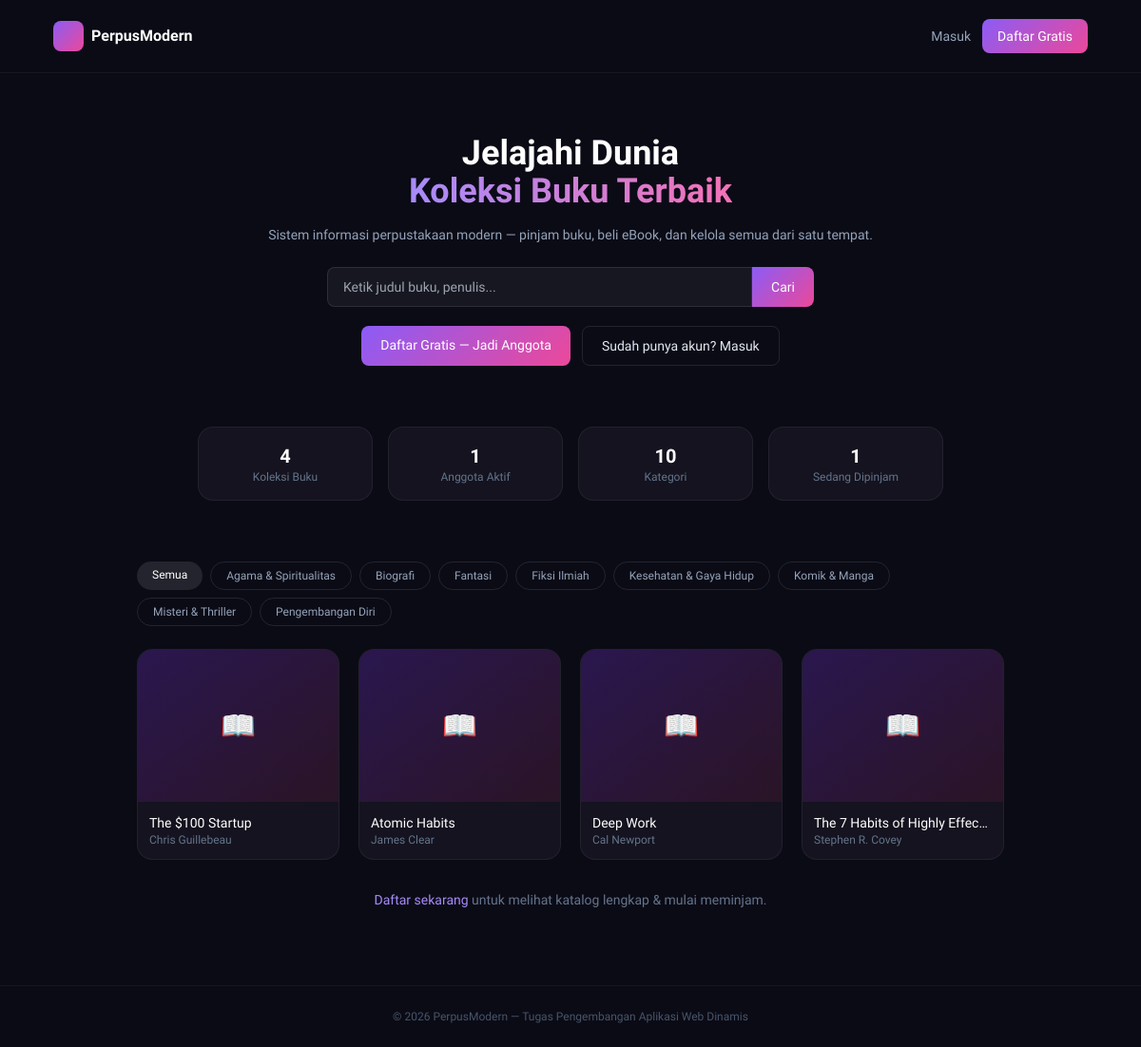
The page / on the database its author committed.
### tables this page shows
CREATE TABLE buku (
    id INT AUTO_INCREMENT PRIMARY KEY,
    judul VARCHAR(200) NOT NULL,
    penulis VARCHAR(150) NOT NULL,
    kategori_id INT NULL,
    deskripsi TEXT NULL,
    cover VARCHAR(255) NULL,
    stok INT NOT NULL DEFAULT 0,
    ebook_price INT NOT NULL DEFAULT 0,
    ebook_file VARCHAR(255) NULL,
    created_at DATETIME DEFAULT CURRENT_TIMESTAMP,
    FOREIGN KEY (kategori_id) REFERENCES kategori(id) ON DELETE SET NULL
);

CREATE TABLE kategori (
    id INT AUTO_INCREMENT PRIMARY KEY,
    nama VARCHAR(100) NOT NULL,
    slug VARCHAR(120) NOT NULL UNIQUE,
    created_at DATETIME DEFAULT CURRENT_TIMESTAMP
);

### app/Controllers/HomeController.php (called while the page is built, shortened)
<?php
class HomeController extends Controller
{
    public function index(): void
    {
        $bukuModel = new Buku();
        $kategoriModel = new Kategori();
        $userModel = new User();
        $peminjamanModel = new Peminjaman();
        $this->view('home/index', [
            'buku'          => $bukuModel->allWithKategori(),
            'kategori'      => $kategoriModel->all(),
            'totalBuku'     => $bukuModel->count(),
            'totalAnggota'  => $userModel->countMembers(),
            'totalKategori' => $kategoriModel->count(),
            'sedangDipinjam' => $peminjamanModel->countByStatus('dipinjam'),
        ], null);
    }
}

### public/index.php (called while the page is built, shortened)
<?php
require dirname(__DIR__) . '/app/Core/autoload.php';
require dirname(__DIR__) . '/app/Core/helpers.php';
$router = new Router();
$router->dispatch($_SERVER['REQUEST_URI'], $_SERVER['REQUEST_METHOD']);

### app/Core/helpers.php (called while the page is built, shortened)
<?php
function url(string $path = ''): string
{
    $path = '/' . ltrim($path, '/');
    return APP_URL . $path;
}
function asset(string $path = ''): string
{
    return url('/assets/' . ltrim($path, '/'));
}
function e(?string $value): string
{
    return htmlspecialchars($value ?? '', ENT_QUOTES, 'UTF-8');
}

### app/Core/Model.php (called while the page is built, shortened)
<?php
abstract class Model
{
    protected PDO $db;
    protected string $table;
    public function __construct()
    {
        $this->db = Database::connect();
    }
    public function all(string $orderBy = 'id DESC'): array
    {
        try {
            $stmt = $this->db->query("SELECT * FROM {$this->table} ORDER BY {$orderBy}");
            return $stmt->fetchAll();
        } catch (PDOException $e) {
            error_log($e->getMessage());
            return [];
        }
    }
}

### app/Core/autoload.php (called while the page is built, shortened)
<?php
spl_autoload_register(function (string $class) {
    $prefix = 'App\\';
    $relative = substr($class, strlen($prefix));
    $file = BASE_PATH . '/app/' . str_replace('\\', '/', $relative) . '.php';
});

### app/Core/Database.php (called while the page is built, shortened)
<?php
class Database
{
    private static ?PDO $instance = null;
    public static function connect(): PDO
    {
        if (self::$instance !== null) {
            return self::$instance;
        }
        try {
            if (DB_DRIVER === 'sqlite') {
                $dsn = 'sqlite:' . DB_SQLITE_PATH;
                self::$instance = new PDO($dsn);
                self::$instance->exec('PRAGMA foreign_keys = ON');
            } else {
                $dsn = 'mysql:host=' . DB_HOST . ';port=' . DB_PORT . ';dbname=' . DB_NAME . ';charset=utf8mb4';
                self::$instance = new PDO($dsn, DB_USER, DB_PASS);
            }
            self::$instance->setAttribute(PDO::ATTR_ERRMODE, PDO::ERRMODE_EXCEPTION);
            self::$instance->setAttribute(PDO::ATTR_DEFAULT_FETCH_MODE, PDO::FETCH_ASSOC);
            self::$instance->setAttribute(PDO::ATTR_EMULATE_PREPARES, false);
            return self::$instance;
        } catch (PDOException $e) {
            error_log('DB Connection Error: ' . $e->getMessage());
            http_response_code(500);
            die('Terjadi kesalahan pada server. Silakan hubungi administrator.');
        }
    }
}

### app/Models/Buku.php (called while the page is built, shortened)
<?php
class Buku extends Model
{
    public function allWithKategori(?string $keyword = null, ?int $kategoriId = null): array
    {
        try {
            $sql = "SELECT buku.*, kategori.nama AS kategori_nama
                    FROM buku
                    LEFT JOIN kategori ON kategori.id = buku.kategori_id
                    WHERE 1=1";
            $params = [];
            $sql .= " ORDER BY buku.created_at DESC";
            $stmt = $this->db->prepare($sql);
            $stmt->execute($params);
            return $stmt->fetchAll();
        } catch (PDOException $e) {
            error_log($e->getMessage());
            return [];
        }
    }
}

### app/Models/Kategori.php (called while the page is built, shortened)
<?php
class Kategori extends Model
{
    public function all(string $orderBy = 'nama ASC'): array
    {
        return parent::all($orderBy);
    }
}

### app/Views/home/index.php (the view, shortened to what this page needs)
<!DOCTYPE html>
<html lang="id">
<head>
<script src="https://cdn.tailwindcss.com"></script>
<link rel="stylesheet" href="<?= asset('css/app.css') ?>">
</head>
<body class="bg-[#0b0b16] text-slate-200 min-h-screen">
<header class="flex items-center justify-between px-6 md:px-14 py-5 border-b border-white/5">
    <div class="flex items-center gap-2">
        <div class="w-8 h-8 rounded-lg bg-gradient-to-br from-violet-500 to-pink-500"></div>
        <span class="font-bold text-white">PerpusModern</span>
    </div>
    <div class="flex items-center gap-3">
        <a href="<?= url('/login') ?>" class="text-sm text-slate-400 hover:text-white">Masuk</a>
        <a href="<?= url('/register') ?>" class="text-sm px-4 py-2 rounded-lg btn-primary text-white">Daftar Gratis</a>
    </div>
</header>
<section class="text-center px-6 py-16 max-w-3xl mx-auto">
    <h1 class="text-3xl md:text-4xl font-bold text-white leading-tight">
        Jelajahi Dunia <br>
        <span class="bg-gradient-to-r from-violet-400 to-pink-400 bg-clip-text text-transparent">Koleksi Buku Terbaik</span>
    </h1>
    <p class="mt-4 text-sm text-slate-400">Sistem informasi perpustakaan modern — pinjam buku, beli eBook, dan kelola semua dari satu tempat.</p>
    <form action="<?= url('/register') ?>" class="mt-6 flex max-w-lg mx-auto">
        <input type="text" readonly placeholder="Ketik judul buku, penulis..."
            class="flex-1 px-4 py-2.5 rounded-l-lg bg-white/5 border border-white/10 text-sm outline-none">
        <button class="px-5 py-2.5 rounded-r-lg btn-primary text-white text-sm">Cari</button>
    </form>
    <div class="mt-5 flex justify-center gap-3">
        <a href="<?= url('/register') ?>" class="px-5 py-2.5 rounded-lg btn-primary text-white text-sm font-medium">Daftar Gratis — Jadi Anggota</a>
        <a href="<?= url('/login') ?>" class="px-5 py-2.5 rounded-lg border border-white/10 text-sm">Sudah punya akun? Masuk</a>
    </div>
</section>
<section class="px-6 md:px-14 grid grid-cols-2 md:grid-cols-4 gap-4 max-w-4xl mx-auto mb-16">
    <div class="card p-4 text-center">
        <p class="text-xl font-bold text-white"><?= (int) $totalBuku ?></p>
        <p class="text-xs text-slate-500">Koleksi Buku</p>
    </div>
    <div class="card p-4 text-center">
        <p class="text-xl font-bold text-white"><?= (int) $totalAnggota ?></p>
        <p class="text-xs text-slate-500">Anggota Aktif</p>
    </div>
    <div class="card p-4 text-center">
        <p class="text-xl font-bold text-white"><?= (int) $totalKategori ?></p>
        <p class="text-xs text-slate-500">Kategori</p>
    </div>
    <div class="card p-4 text-center">
        <p class="text-xl font-bold text-white"><?= (int) $sedangDipinjam ?></p>
        <p class="text-xs text-slate-500">Sedang Dipinjam</p>
    </div>
</section>
<section class="px-6 md:px-14 pb-6 flex flex-wrap gap-2 max-w-5xl mx-auto">
    <span class="px-4 py-1.5 rounded-full bg-white/10 text-xs text-white">Semua</span>
    <?php foreach (array_slice($kategori, 0, 8) as $k): ?>
        <span class="px-4 py-1.5 rounded-full border border-white/10 text-xs text-slate-400"><?= e($k['nama']) ?></span>
    <?php endforeach; ?>
</section>
<section class="px-6 md:px-14 pb-20 max-w-5xl mx-auto">
    <div class="grid grid-cols-2 md:grid-cols-4 gap-5">
        <?php foreach (array_slice($buku, 0, 8) as $b): ?>
            <div class="card overflow-hidden">
                <div class="h-40 bg-gradient-to-br from-violet-900/40 to-pink-900/20 flex items-center justify-center">
                    <?php if (!empty($b['cover'])): ?>
                        <img src="<?= asset('uploads/covers/' . e($b['cover'])) ?>" class="h-full w-full object-cover" alt="<?= e($b['judul']) ?>">
                    <?php else: ?>
                        <span class="text-3xl">📖</span>
                    <?php endif; ?>
                </div>
                <div class="p-3">
                    <p class="text-sm font-medium text-white truncate"><?= e($b['judul']) ?></p>
                    <p class="text-xs text-slate-500 truncate"><?= e($b['penulis']) ?></p>
                </div>
            </div>
        <?php endforeach; ?>
    </div>
    <p class="text-center text-sm text-slate-500 mt-8">
        <a href="<?= url('/register') ?>" class="text-violet-400 hover:underline">Daftar sekarang</a> untuk melihat katalog lengkap & mulai meminjam.
    </p>
</section>
<footer class="text-center text-xs text-slate-600 py-6 border-t border-white/5">
    &copy; <?= date('Y') ?> PerpusModern &mdash; Tugas Pengembangan Aplikasi Web Dinamis
</footer>
</body>
</html>

### app/Core/Router.php (shortened to what this page needs)
<?php
class Router
{
    private array $routes = [];
    private function add(string $method, string $path, $handler): void
    {
        $pattern = preg_replace('#\{[a-zA-Z_]+\}#', '([^/]+)', trim($path, '/'));
        $pattern = '#^' . $pattern . '$#';
        preg_match_all('#\{([a-zA-Z_]+)\}#', $path, $paramNames);
        $this->routes[$method][] = [
            'pattern' => $pattern,
            'handler' => $handler,
            'params'  => $paramNames[1],
        ];
    }
    public function dispatch(string $uri, string $method): void
    {
        $uri = trim(parse_url($uri, PHP_URL_PATH), '/');
        $uri = $uri === '' ? '' : $uri;
        foreach ($this->routes[$method] ?? [] as $route) {
            if (preg_match($route['pattern'], $uri, $matches)) {
                array_shift($matches);
                $params = array_combine($route['params'], $matches);
                $this->call($route['handler'], $params);
                return;
            }
        }
    }
    private function call($handler, array $params): void
    {
        [$controllerClass, $action] = $handler;
        $controller = new $controllerClass();
        call_user_func_array([$controller, $action], $params);
    }
}

### app/Core/Controller.php (shortened to what this page needs)
<?php
abstract class Controller
{
    protected function view(string $view, array $data = [], ?string $layout = 'layouts/app'): void
    {
        extract($data);
        $viewFile = BASE_PATH . '/app/Views/' . $view . '.php';
        if ($layout) {
            ob_start();
            require $viewFile;
            $content = ob_get_clean();
            require BASE_PATH . '/app/Views/' . $layout . '.php';
        } else {
            require $viewFile;
        }
    }
}

### public/assets/css/app.css (style rules this page uses)
* { font-family: 'Plus Jakarta Sans', ui-sans-serif, system-ui, sans-serif; }
body { background: #0a0a12; }
.card { background: #14131f; border: 1px solid rgba(255,255,255,0.06); border-radius: 16px; transition: transform 0.15s ease, border-color 0.15s ease, box-shadow 0.15s ease; }
.btn-primary { background: linear-gradient(135deg, #8b5cf6, #ec4899); transition: all 0.15s ease; }

### rows shown on the page
buku: stok "4", id "1", judul "The $100 Startup", penulis "Chris Guillebeau"
kategori: nama "Agama & Spiritualitas"
kategori: nama "Biografi"
kategori: nama "Fantasi"
kategori: nama "Fiksi Ilmiah"
kategori: nama "Kesehatan & Gaya Hidup"
kategori: nama "Komik & Manga"
kategori: nama "Misteri & Thriller"
kategori: nama "Pengembangan Diri"
buku: judul "Atomic Habits", penulis "James Clear"
buku: judul "Deep Work", penulis "Cal Newport"
buku: judul "The 7 Habits of Highly Effec…", penulis "Stephen R. Covey"

### other values the page prints
$totalKategori "10"
